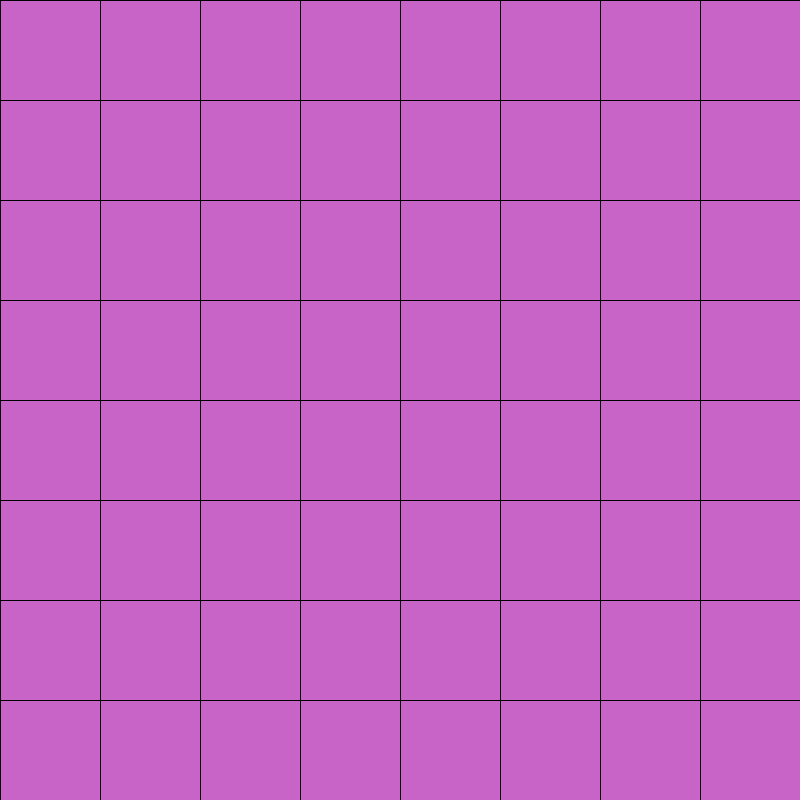
Frame 1 (no input)
Frame 60 (the mouse pressed at the canvas centre just before this capture): identical to frame 1, image omitted
Frame 120 (the mouse held since frame 60 and released just before this capture): identical to frame 1, image omitted

The Processing sketch that drew this single still picture (run headless with seeded random() and noise(); from frame 60 on, the mouse is pressed at the canvas centre):

// Processing sketch: MyReversi
// ── MyReversi.pde
Board board;

void setup() {
  size(800, 800);
  board = new Board();
}

void draw() {
  board.display();
}

// ── Board.pde
class Board {
  ArrayList<ArrayList> cells;
  
  Board() {
    cells = new ArrayList<ArrayList>();
    
    for(int row = 0; row < 8; row++) {
      ArrayList<Cell> rCells = new ArrayList<Cell>();
      
      for(int col = 0; col < 8; col++){
        Cell cell = new Cell(col, row);
        rCells.add(cell);
      }
      
      cells.add(rCells);
    }
  }
  
  void display() {
    for(ArrayList<Cell> row: cells) {
      for(Cell c: row) {
        c.display();
      }
    }
  }
}

// ── Cell.pde
class Cell {
  int col;
  int row;
  
  Cell(int colNum, int rowNum) {
    col = colNum;
    row = rowNum;
  }
  
  void display() {
    stroke(0);
    fill(200, 100, 200);
    rect(col * 100, row * 100, 100, 100);
  }
}
